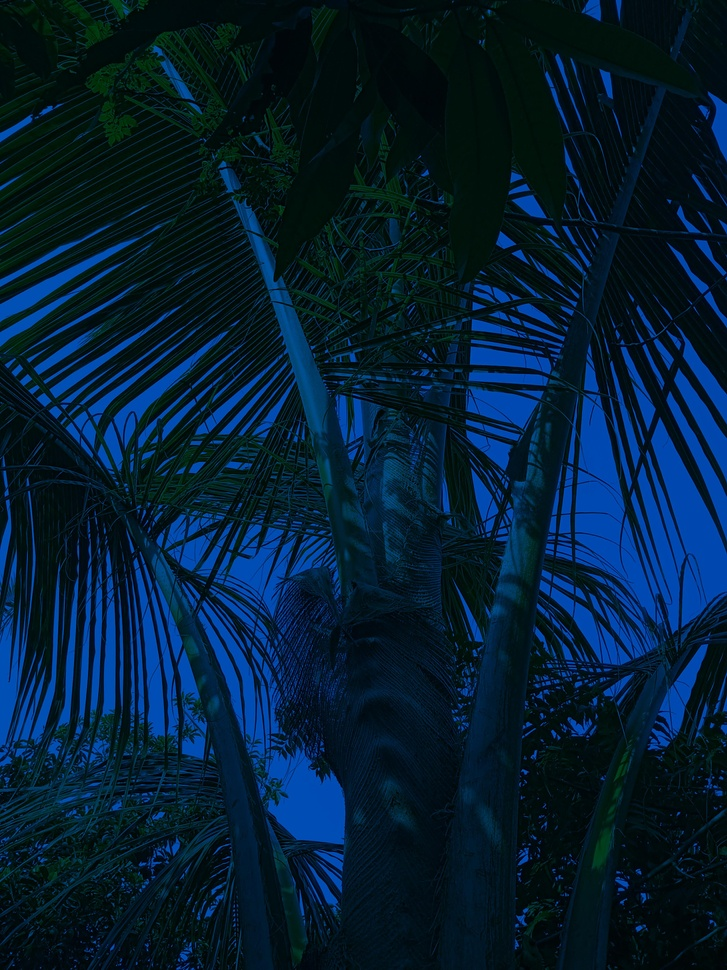
%> input picture CODE/DI_GT1_GR1_LT_D35_CC.jpg, 727 x 970 px, shrunk from 3120 x 4160 before the run
$ octave CCC_GrayEdge.m   (GNU Octave 9; MATLAB toolbox functions it lacks are replaced by stand-ins)
%> lines starting %> are read from the running program, lines starting %| are printed output that depends on the picture; in (x1, y1, x2, y2) boxes, pixels count from 0 and x2, y2 are one past the last pixel; in counts of white or black regions, pixels touching at a corner belong together; the program's own positions count from 1
### CODE/fmeasure.m
 function FM = fmeasure(Image, Measure, ROI)
%This function measures the relative degree of focus of
%an image. It may be invoked as:
%
%   FM = fmeasure(IMAGE, METHOD, ROI)
%
%Where
%   IMAGE,  is a grayscale image and FM is the computed
%           focus value.
%   METHOD, is the focus measure algorithm as a string.
%           see 'operators.txt' for a list of focus
%           measure methods.
%   ROI,    Image ROI as a rectangle [xo yo width heigth].
%           if an empty argument is passed, the whole
%           image is processed.
%
%  Said Pertuz
%  Jan/2016


if nargin>2 && ~isempty(ROI)
    Image = imcrop(Image, ROI);
end

WSize = 15; % Size of local window (only some operators)

switch upper(Measure)
    case 'ACMO' % Absolute Central Moment (Shirvaikar2004)
        if ~isinteger(Image), Image = im2uint8(Image);
        end
        FM = AcMomentum(Image);

    case 'BREN' % Brenner's (Santos97)
        [M, N] = size(Image);
        DH = zeros(M, N);
        DV = zeros(M, N);
        DV(1:M-2,:) = Image(3:end,:)-Image(1:end-2,:);
        DH(:,1:N-2) = Image(:,3:end)-Image(:,1:end-2);
        FM = max(DH, DV);
        FM = FM.^2;
        FM = mean2(FM);

    case 'CONT' % Image contrast (Nanda2001)
        ImContrast = @(x) sum(abs(x(:)-x(5)));
        FM = nlfilter(Image, [3 3], ImContrast);
        FM = mean2(FM);

    case 'CURV' % Image Curvature (Helmli2001)
        if ~isinteger(Image), Image = im2uint8(Image);
        end
        M1 = [-1 0 1;-1 0 1;-1 0 1];
        M2 = [1 0 1;1 0 1;1 0 1];
        P0 = imfilter(Image, M1, 'replicate', 'conv')/6;
        P1 = imfilter(Image, M1', 'replicate', 'conv')/6;
        P2 = 3*imfilter(Image, M2, 'replicate', 'conv')/10 ...
            -imfilter(Image, M2', 'replicate', 'conv')/5;
        P3 = -imfilter(Image, M2, 'replicate', 'conv')/5 ...
            +3*imfilter(Image, M2, 'replicate', 'conv')/10;
        FM = abs(P0) + abs(P1) + abs(P2) + abs(P3);
        FM = mean2(FM);

    case 'DCTE' % DCT energy ratio (Shen2006)
        FM = nlfilter(Image, [8 8], @DctRatio);
        FM = mean2(FM);

    case 'DCTR' % DCT reduced energy ratio (Lee2009)
        FM = nlfilter(Image, [8 8], @ReRatio);
        FM = mean2(FM);

    case 'GDER' % Gaussian derivative (Geusebroek2000)
        N = floor(WSize/2);
        sig = N/2.5;
        [x,y] = meshgrid(-N:N, -N:N);
        G = exp(-(x.^2+y.^2)/(2*sig^2))/(2*pi*sig);
        Gx = -x.*G/(sig^2);
        Gx = Gx/sum(abs(Gx(:)));
        Gy = -y.*G/(sig^2);
        Gy = Gy/sum(abs(Gy(:)));
        Rx = imfilter(double(Image), Gx, 'conv', 'replicate');
        Ry = imfilter(double(Image), Gy, 'conv', 'replicate');
        FM = Rx.^2+Ry.^2;
        FM = mean2(FM);

    case 'GLVA' % Graylevel variance (Krotkov86)
        FM = std2(Image);

    case 'GLLV' %Graylevel local variance (Pech2000)
        LVar = stdfilt(Image, ones(WSize,WSize)).^2;
        FM = std2(LVar)^2;

    case 'GLVN' % Normalized GLV (Santos97)
        FM = std2(Image)^2/mean2(Image);

    case 'GRAE' % Energy of gradient (Subbarao92a)
        Ix = Image;
        Iy = Image;
        Iy(1:end-1,:) = diff(Image, 1, 1);
        Ix(:,1:end-1) = diff(Image, 1, 2);
        FM = Ix.^2 + Iy.^2;
        FM = mean2(FM);

    case 'GRAT' % Thresholded gradient (Snatos97)
        Th = 0; %Threshold
        Ix = Image;
        Iy = Image;
        Iy(1:end-1,:) = diff(Image, 1, 1);
        Ix(:,1:end-1) = diff(Image, 1, 2);
        FM = max(abs(Ix), abs(Iy));
        FM(FM<Th)=0;
        FM = sum(FM(:))/sum(sum(FM~=0));

    case 'GRAS' % Squared gradient (Eskicioglu95)
        Ix = diff(Image, 1, 2);
        FM = Ix.^2;
        FM = mean2(FM);

    case 'HELM' %Helmli's mean method (Helmli2001)
        MEANF = fspecial('average',[WSize WSize]);
        U = imfilter(Image, MEANF, 'replicate');
        R1 = U./Image;
        R1(Image==0)=1;
        index = (U>Image);
        FM = 1./R1;
        FM(index) = R1(index);
        FM = mean2(FM);

    case 'HISE' % Histogram entropy (Krotkov86)
        FM = entropy(Image);

    case 'HISR' % Histogram range (Firestone91)
        FM = max(Image(:))-min(Image(:));


    case 'LAPE' % Energy of laplacian (Subbarao92a)
        LAP = fspecial('laplacian');
        FM = imfilter(Image, LAP, 'replicate', 'conv');
        FM = mean2(FM.^2);

    case 'LAPM' % Modified Laplacian (Nayar89)
        M = [-1 2 -1];
        Lx = imfilter(Image, M, 'replicate', 'conv');
        Ly = imfilter(Image, M', 'replicate', 'conv');
        FM = abs(Lx) + abs(Ly);
        FM = mean2(FM);

    case 'LAPV' % Variance of laplacian (Pech2000)
        LAP = fspecial('laplacian');
        ILAP = imfilter(Image, LAP, 'replicate', 'conv');
        FM = std2(ILAP)^2;

    case 'LAPD' % Diagonal laplacian (Thelen2009)
        M1 = [-1 2 -1];
        M2 = [0 0 -1;0 2 0;-1 0 0]/sqrt(2);
        M3 = [-1 0 0;0 2 0;0 0 -1]/sqrt(2);
        F1 = imfilter(Image, M1, 'replicate', 'conv');
        F2 = imfilter(Image, M2, 'replicate', 'conv');
        F3 = imfilter(Image, M3, 'replicate', 'conv');
        F4 = imfilter(Image, M1', 'replicate', 'conv');
        FM = abs(F1) + abs(F2) + abs(F3) + abs(F4);
        FM = mean2(FM);

    case 'SFIL' %Steerable filters (Minhas2009)
        % Angles = [0 45 90 135 180 225 270 315];
        N = floor(WSize/2);
        sig = N/2.5;
        [x,y] = meshgrid(-N:N, -N:N);
        G = exp(-(x.^2+y.^2)/(2*sig^2))/(2*pi*sig);
        Gx = -x.*G/(sig^2);Gx = Gx/sum(Gx(:));
        Gy = -y.*G/(sig^2);Gy = Gy/sum(Gy(:));
        R(:,:,1) = imfilter(double(Image), Gx, 'conv', 'replicate');
        R(:,:,2) = imfilter(double(Image), Gy, 'conv', 'replicate');
        R(:,:,3) = cosd(45)*R(:,:,1)+sind(45)*R(:,:,2);
        R(:,:,4) = cosd(135)*R(:,:,1)+sind(135)*R(:,:,2);
        R(:,:,5) = cosd(180)*R(:,:,1)+sind(180)*R(:,:,2);
        R(:,:,6) = cosd(225)*R(:,:,1)+sind(225)*R(:,:,2);
        R(:,:,7) = cosd(270)*R(:,:,1)+sind(270)*R(:,:,2);
        R(:,:,8) = cosd(315)*R(:,:,1)+sind(315)*R(:,:,2);
        FM = max(R,[],3);
        FM = mean2(FM);

    case 'SFRQ' % Spatial frequency (Eskicioglu95)
        Ix = Image;
        Iy = Image;
        Ix(:,1:end-1) = diff(Image, 1, 2);
        Iy(1:end-1,:) = diff(Image, 1, 1);
        FM = mean2(sqrt(double(Iy.^2+Ix.^2)));

    case 'TENG'% Tenengrad (Krotkov86)
        Sx = fspecial('sobel');
        Gx = imfilter(double(Image), Sx, 'replicate', 'conv');
        Gy = imfilter(double(Image), Sx', 'replicate', 'conv');
        FM = Gx.^2 + Gy.^2;
        FM = mean2(FM);

    case 'TENV' % Tenengrad variance (Pech2000)
        Sx = fspecial('sobel');
        Gx = imfilter(double(Image), Sx, 'replicate', 'conv');
        Gy = imfilter(double(Image), Sx', 'replicate', 'conv');
        G = Gx.^2 + Gy.^2;
        FM = std2(G)^2;

    case 'VOLA' % Vollath's correlation (Santos97)
        Image = double(Image);
        I1 = Image; I1(1:end-1,:) = Image(2:end,:);
        I2 = Image; I2(1:end-2,:) = Image(3:end,:);
        Image = Image.*(I1-I2);
        FM = mean2(Image);

    case 'WAVS' %Sum of Wavelet coeffs (Yang2003)
        [C,S] = wavedec2(Image, 1, 'db6');
        H = wrcoef2('h', C, S, 'db6', 1);
        V = wrcoef2('v', C, S, 'db6', 1);
        D = wrcoef2('d', C, S, 'db6', 1);
        FM = abs(H) + abs(V) + abs(D);
        FM = mean2(FM);

    case 'WAVV' %Variance of  Wav...(Yang2003)
        [C,S] = wavedec2(Image, 1, 'db6');
        H = abs(wrcoef2('h', C, S, 'db6', 1));
        V = abs(wrcoef2('v', C, S, 'db6', 1));
        D = abs(wrcoef2('d', C, S, 'db6', 1));
        FM = std2(H)^2+std2(V)+std2(D);

    case 'WAVR'
        [C,S] = wavedec2(Image, 3, 'db6');
        H = abs(wrcoef2('h', C, S, 'db6', 1));
        V = abs(wrcoef2('v', C, S, 'db6', 1));
        D = abs(wrcoef2('d', C, S, 'db6', 1));
        A1 = abs(wrcoef2('a', C, S, 'db6', 1));
        A2 = abs(wrcoef2('a', C, S, 'db6', 2));
        A3 = abs(wrcoef2('a', C, S, 'db6', 3));
        A = A1 + A2 + A3;
        WH = H.^2 + V.^2 + D.^2;
        WH = mean2(WH);
        WL = mean2(A);
        FM = WH/WL;
    otherwise
        error('Unknown measure %s',upper(Measure))
end
 end
%************************************************************************
function fm = AcMomentum(Image)
[M, N] = size(Image);
Hist = imhist(Image)/(M*N);
Hist = abs((0:255)-mean2(Image))'.*Hist;
fm = sum(Hist);
end

%******************************************************************
% [4 lines left out: function DctRatio, not called in this run]

%************************************************************************
% [4 lines left out: function ReRatio, not called in this run]
%******************************************************************

### CODE/CCC_GrayEdge.m
% Read the image
originalImage = imread('DI_GT1_GR1_LT_D35_CC.jpg');
%> originalImage is the input picture: size 970x727x3 uint8; mean R, G, B 3.4, 29.3, 50.6

% Convert to double precision
originalImage = im2double(originalImage);
%> originalImage: size 970x727x3 double

% Calculate the color saturation of the image
saturation = max(originalImage, [], 3) - min(originalImage, [], 3);
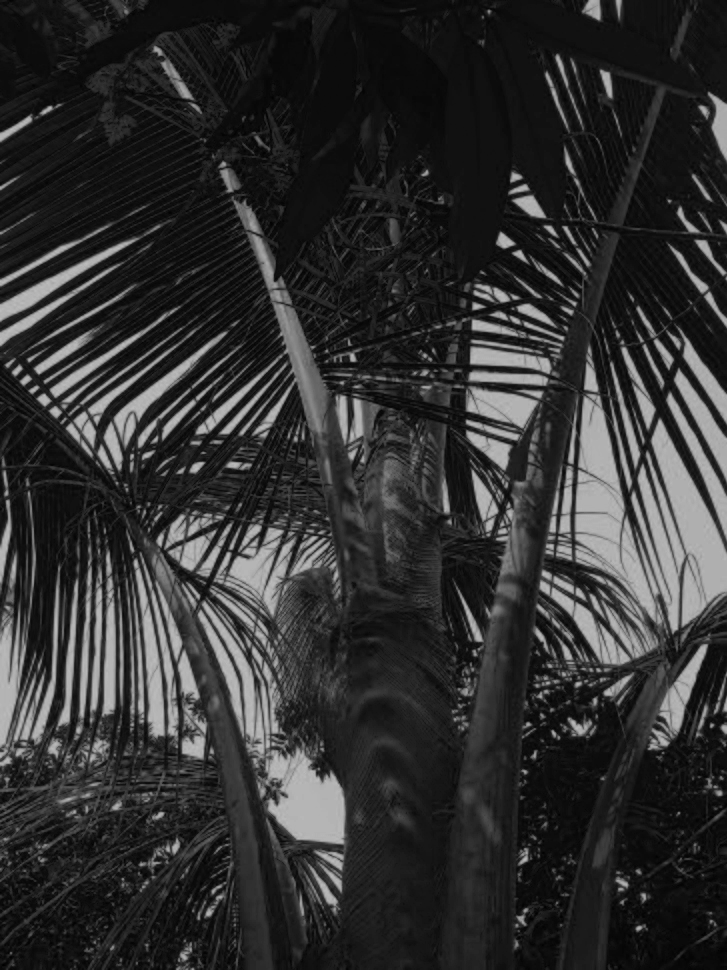
%> saturation: size 970x727 double; min 0, max 0.745, mean 0.19

% Define a threshold for low saturation regions
threshold = 0.2;

% Identify low saturation regions (edges)
lowSaturationRegions = saturation < threshold;
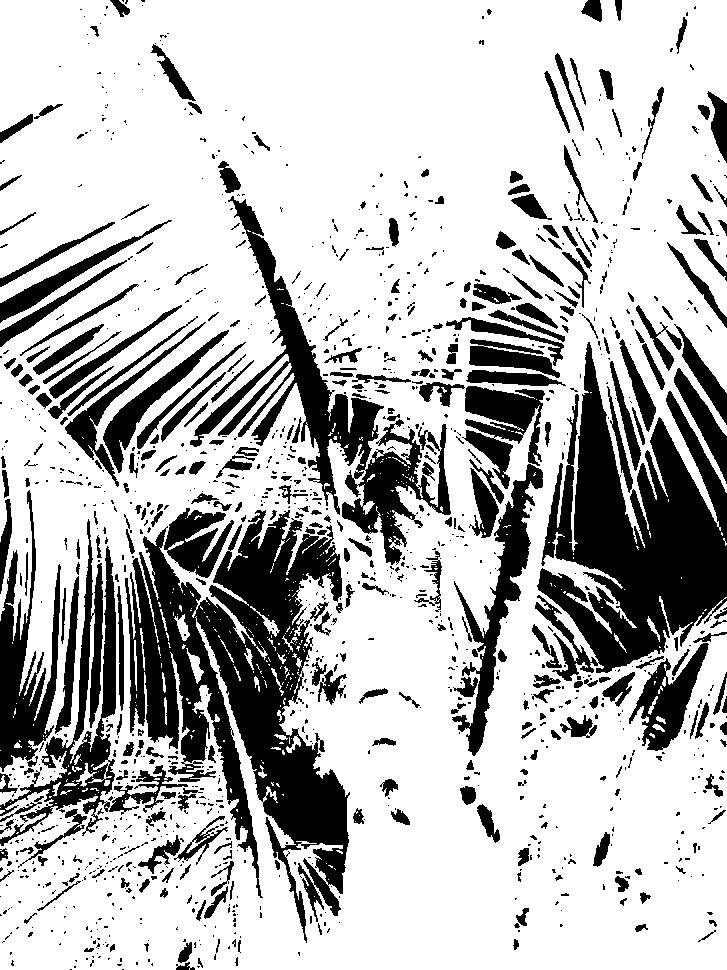
%> lowSaturationRegions: size 970x727 logical; 73.4% white; 1304 black regions (932 under 20 px), largest, box (x1, y1, x2, y2) and area: (125, 510, 350, 943) 41310, (535, 342, 727, 681) 32520, (190, 196, 451, 565) 16698

% Calculate the average color in low saturation regions for each channel
averageColor = zeros(1, 1, 3);
for channel = 1:3
    channelValues = originalImage(:, :, channel);
    averageColor(channel) = mean(channelValues(lowSaturationRegions));
end
%> this loop made 3 passes
%> pass 2, `channelValues = originalImage(:, :, channel);`:
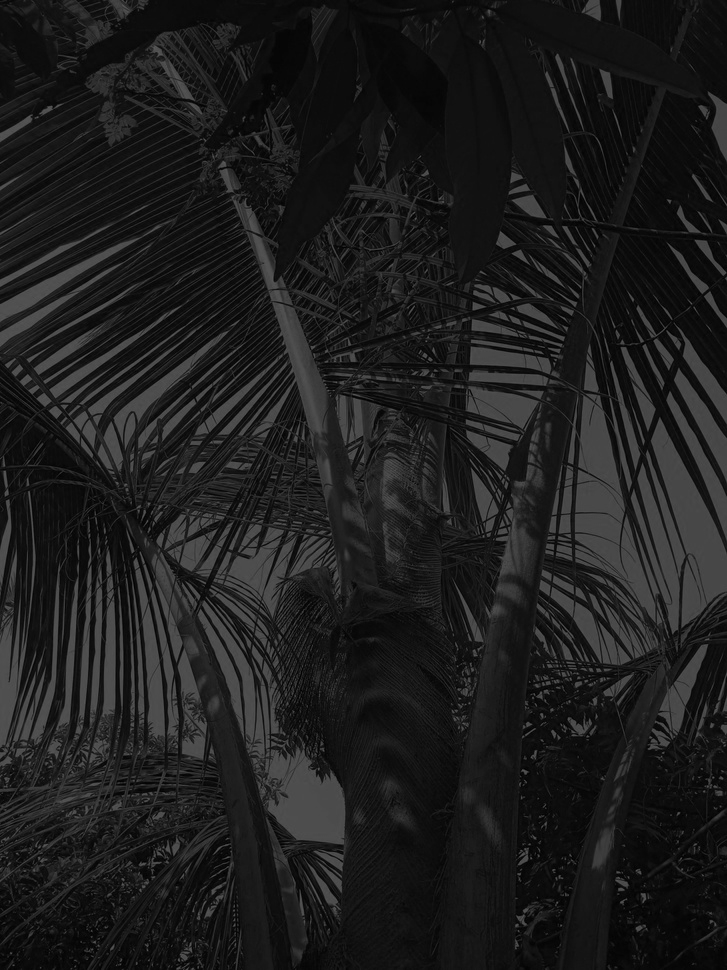
%> channelValues: size 970x727 double; min 0, max 0.365, mean 0.115
%> after the loop, averageColor = [0.00932 0.0751 0.0957]

% Calculate scaling factors based on the average color
scaleR = 0.5 / averageColor(1);
%> scaleR = 53.68
scaleG = 0.5 / averageColor(2);
%> scaleG = 6.66
scaleB = 0.5 / averageColor(3);
%> scaleB = 5.22

% Apply the scaling factors
correctedImage = originalImage;
correctedImage(:, :, 1) = originalImage(:, :, 1) * scaleR;
correctedImage(:, :, 2) = originalImage(:, :, 2) * scaleG;
correctedImage(:, :, 3) = originalImage(:, :, 3) * scaleB;

% Clip values to the valid range [0, 1]
correctedImage = max(0, min(correctedImage, 1));
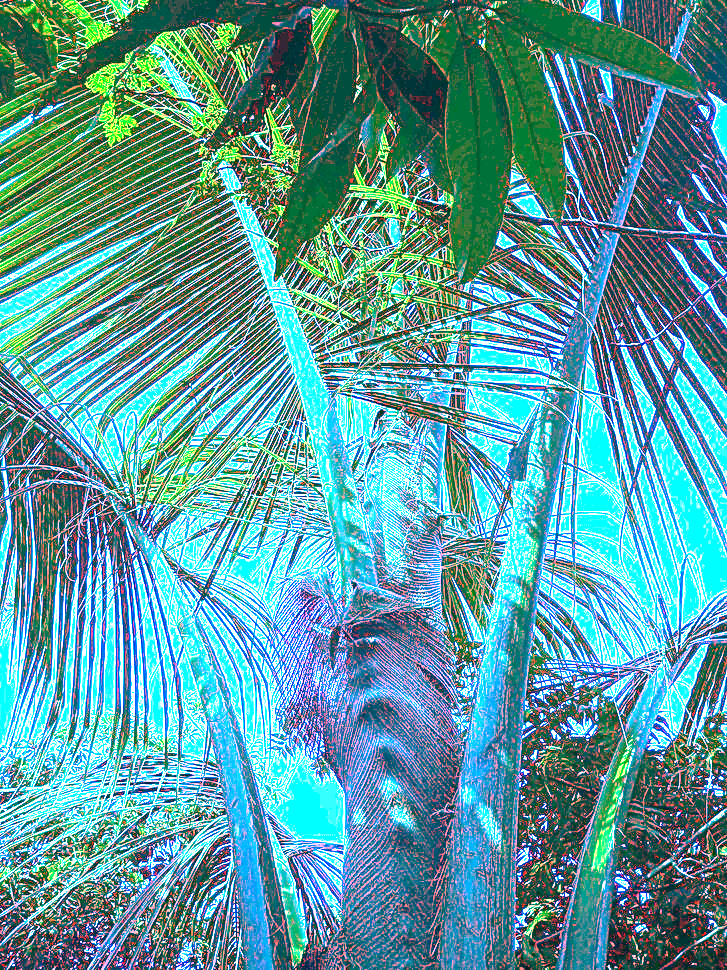
%> correctedImage: size 970x727x3 double; mean R, G, B 0.366, 0.61, 0.628

% Display the results
imshowpair(originalImage, correctedImage, 'montage');
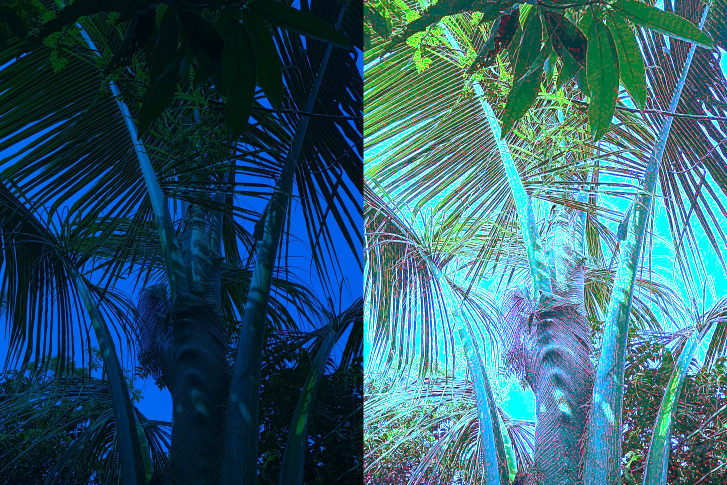
%> displayed picture: size 970x1454x3, on the screen's scale of 0 to 255 (shown at 1/2 size); mean R, G, B 48.9, 97.3, 113.7
title('Original Image vs Corrected Image - Grey Edge Algorithm');


global fm_deg;
[m,n] = size(correctedImage);
%> m = 970; n = 2181
j = 1;
param1 = ['ACMO', 'BREN', 'GRAS', 'LAPM','LAPV', 'LAPD', 'WAVV'];
for i=1:4:28
    param = param1(i:i+3);
    fm_deg(j) = fmeasure(correctedImage, param, [1 1 m n]);
    j=j+1;
end
%> this loop made 7 passes
%> FM in fmeasure on passes 2 to 6: 0.152, 0.0994, 0.548, 0.522, 1.04
%> FM in fmeasure on pass 1: 81.4
%> pass 2, in fmeasure (call 2), `FM = FM.^2;`:
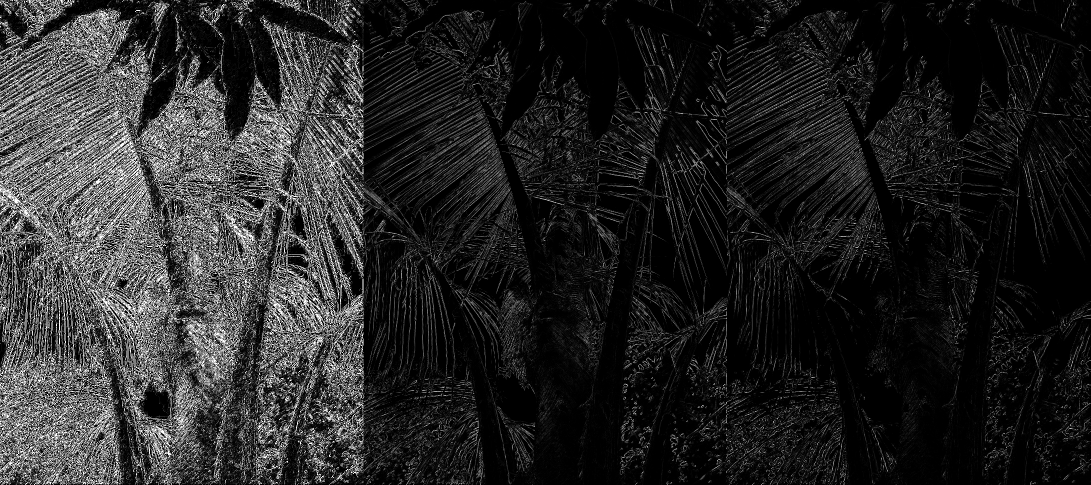
%> FM: size 970x2181 double (shown at 1/2 size); min 0, max 1, mean 0.152
%> pass 3, in fmeasure (call 3), `Ix = diff(Image, 1, 2);`:
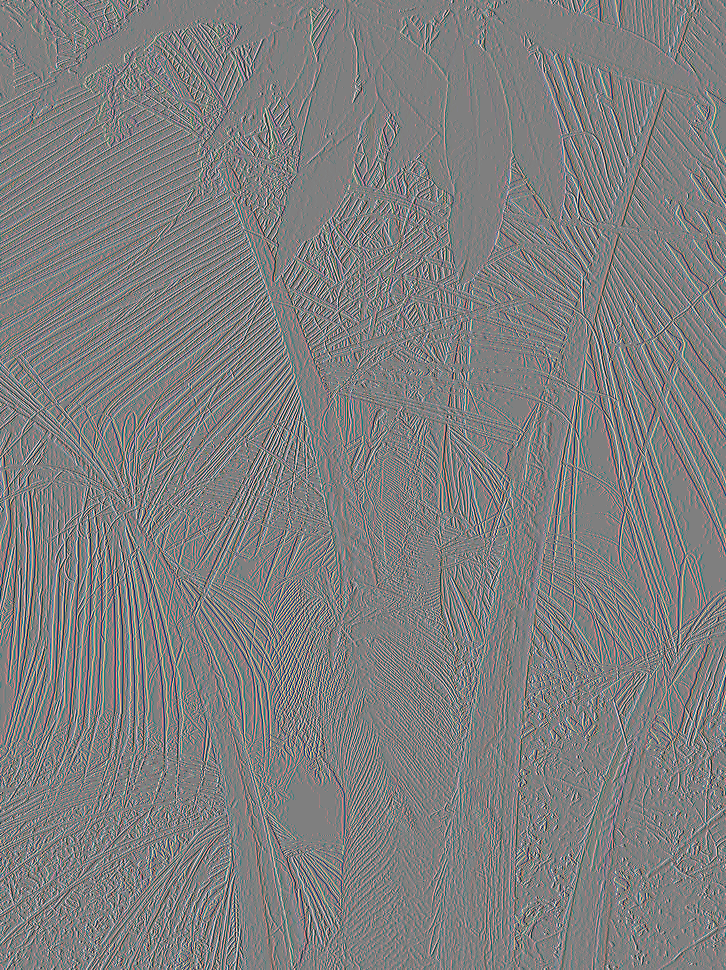
%> Ix: size 970x726x3 double; mean R, G, B -7.62e-05, -0.000114, 3.57e-05; drawn with min black and max white
%> after the loop, fm_deg = [81.4 0.152 0.0994 0.548 0.522 1.04 0.18]; j = 8
% save fm_deg;
